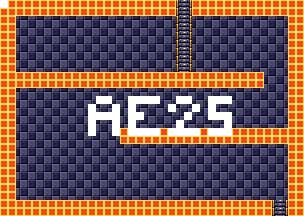

Rendered tile map (Tiled .tmx) drawn with the repository's tilesets; below, a short description and the map source with its tile grids summarised:
An orthogonal 38x27 tile map with 8x8 px tiles, 4 tile layers (background, foreground, room numbers, Objects), 15 tilesets.

<map version="1.5" tiledversion="1.7.1" orientation="orthogonal" renderorder="right-down" width="38" height="27" tilewidth="8" tileheight="8" infinite="0" nextlayerid="11" nextobjectid="1">
 <tileset firstgid="1" source="tilesheets/tsKarniMata.tsx" />
 <tileset firstgid="1025" source="tilesheets/tsVoodooWasp.tsx" />
 <tileset firstgid="2049" source="tilesheets/tsBurial.tsx" />
 <tileset firstgid="3073" source="tilesheets/tsBlueTemple.tsx" />
 <tileset firstgid="4097" source="tilesheets/tsGoddess.tsx" />
 <tileset firstgid="5121" source="tilesheets/tsKonark.tsx" />
 <tileset firstgid="6145" name="sEnemies" tilewidth="8" tileheight="8" tilecount="1024" columns="32">
  <image source="../grapx/tilesheets/sObjects.bmp" trans="ff94ff" width="256" height="256" />
 </tileset>
 <tileset firstgid="7169" source="tilesheets/tsIceTemple.tsx" />
 <tileset firstgid="8193" source="tilesheets/tsLavaArea.tsx" />
 <tileset firstgid="9217" source="tilesheets/tsBossArea.tsx" />
 <tileset firstgid="10241" source="tilesheets/tsPegu.tsx" />
 <tileset firstgid="11265" source="tilesheets/sTiwanakuTemple.tsx" />
 <tileset firstgid="12289" source="tilesheets/sIndraTemple.tsx" />
 <tileset firstgid="13313" source="tilesheets/sTeleport.tsx" />
 <tileset firstgid="14337" source="tilesheets/sObjects.tsx" />
 <layer id="2" name="background" width="38" height="27">
  <data>[1026 cells, 1026 non-empty, 2 distinct tile ids]</data>
 </layer>
 <layer id="1" name="foreground" width="38" height="27">
  <data>[1026 cells, 362 non-empty, 3 distinct tile ids]</data>
 </layer>
 <layer id="7" name="room numbers" width="38" height="27">
  <data>[1026 cells, 46 non-empty, 1 distinct tile ids]</data>
 </layer>
 <layer id="10" name="Objects" width="38" height="27">
  <data>[1026 cells, 0 non-empty, 0 distinct tile ids]</data>
 </layer>
</map>
